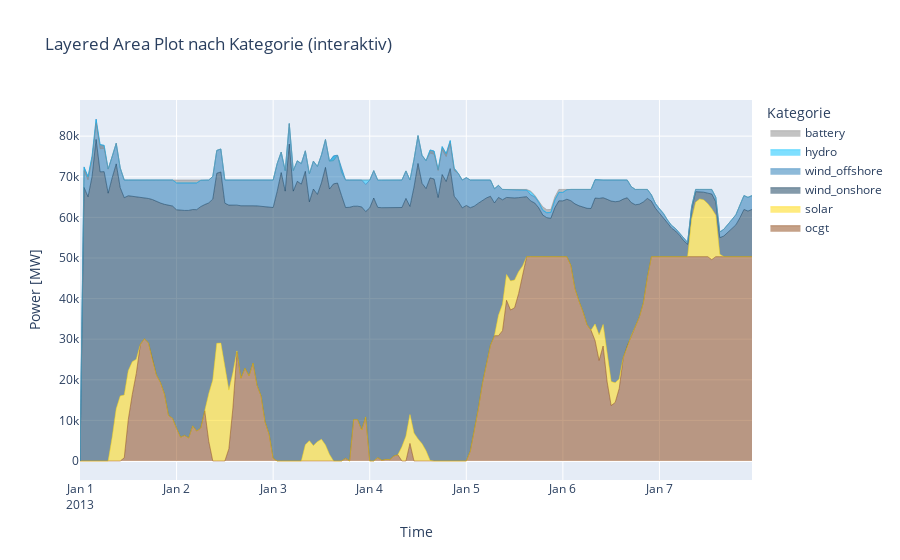

Notebook source saved alongside this figure:
### Markdown cell above
# 2. YEARLY Dispatch

# 2.1. Chronological stacked area plot

### Code cell
query = f"SELECT * FROM unit_dispatch where simulation = '{scenario}_{study_case}'"
dispatch_df = pd.read_sql(query, db)
dispatch_df = dispatch_df.drop_duplicates(subset=["time", "unit"], keep="first")

dispatch_df = dispatch_df.sort_values("time")

# Plot daily merit order curves (one line per day) with cumulative power on the x-axis

dispatch_df["time"] = pd.to_datetime(dispatch_df["time"])
dispatch_df["date"] = dispatch_df["time"].dt.date

# Füge eine Spalte mit der Oberkategorie hinzu
dispatch_df["category"] = dispatch_df["unit"].map(unit_mapping)

# Summiere die Leistung pro Kategorie und Zeit
category_power = (
    dispatch_df.groupby(["time", "category"])["power"].sum().unstack(fill_value=0)
)

# Definiere ein Farbschema passend zu den Kategorien
category_colors = {
    "wind_onshore": "#0b3757",  # Dunkelblau
    "wind_offshore": "#1f77b4",  # Blau
    "solar": "#ffd700",  # Gelb
    "battery": "#888888",  # Grau
    "hydro": "#00bfff",  # Hellblau
    "ocgt": "#8B4513",  # Braun
    # Füge weitere Kategorien und Farben nach Bedarf hinzu
}

# Entferne demand
category_power_no_demand = category_power.drop(columns="demand", errors="ignore")

# Stelle sicher, dass die Farben zur Reihenfolge der Spalten passen
colors = [
    category_colors.get(cat, "#cccccc") for cat in category_power_no_demand.columns
]


# Reihenfolge von unten nach oben (die letzte Kategorie liegt ganz oben)
layer_order = ["ocgt", "solar", "wind_onshore", "wind_offshore", "hydro", "battery"]
bottom = np.zeros(len(category_power_no_demand))


fig = go.Figure()

bottom = np.zeros(len(category_power_no_demand))
for cat in layer_order:
    if cat in category_power_no_demand.columns:
        fig.add_trace(
            go.Scatter(
                x=category_power_no_demand.index,
                y=bottom + category_power_no_demand[cat],
                mode="lines",
                line=dict(width=0.5, color=category_colors.get(cat, "#cccccc")),
                fill="tonexty",
                name=cat,
            )
        )
        bottom += category_power_no_demand[cat].values

fig.update_layout(
    title="Layered Area Plot nach Kategorie (interaktiv)",
    xaxis_title="Time",
    yaxis_title="Power [MW]",
    legend_title="Kategorie",
    hovermode="x unified",
)
fig.show()

### Figure 1 — Plotly figure (JSON) as saved in the notebook; plotly's stock layout.template omitted (floating-point values rounded to 4 significant figures; data arrays with more than 128 entries replaced by an {"elided": "..."} marker saying what was removed)
{"data": [{"fill": "tonexty", "line": {"color": "#8B4513", "width": 0.5}, "mode": "lines", "name": "ocgt", "type": "scatter", "x": {"elided": "168 str values"}, "y": {"elided": "168 float values"}}, {"fill": "tonexty", "line": {"color": "#ffd700", "width": 0.5}, "mode": "lines", "name": "solar", "type": "scatter", "x": {"elided": "168 str values"}, "y": {"elided": "168 float values"}}, {"fill": "tonexty", "line": {"color": "#0b3757", "width": 0.5}, "mode": "lines", "name": "wind_onshore", "type": "scatter", "x": {"elided": "168 str values"}, "y": {"elided": "168 float values"}}, {"fill": "tonexty", "line": {"color": "#1f77b4", "width": 0.5}, "mode": "lines", "name": "wind_offshore", "type": "scatter", "x": {"elided": "168 str values"}, "y": {"elided": "168 float values"}}, {"fill": "tonexty", "line": {"color": "#00bfff", "width": 0.5}, "mode": "lines", "name": "hydro", "type": "scatter", "x": {"elided": "168 str values"}, "y": {"elided": "168 float values"}}, {"fill": "tonexty", "line": {"color": "#888888", "width": 0.5}, "mode": "lines", "name": "battery", "type": "scatter", "x": {"elided": "168 str values"}, "y": {"elided": "168 float values"}}], "layout": {"hovermode": "x unified", "legend": {"title": {"text": "Kategorie"}}, "title": {"text": "Layered Area Plot nach Kategorie (interaktiv)"}, "xaxis": {"title": {"text": "Time"}}, "yaxis": {"title": {"text": "Power [MW]"}}}}
